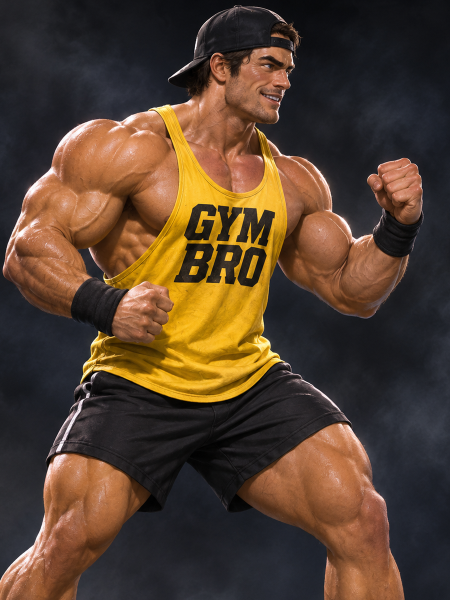
#> input picture StereoTypeFighter/art/gym-bro/portrait.png, 900 x 1200 px (shown at 1/2 size)
$ python -i inspect-gym-bro-art-zip.py   (imports and definitions only)
#> lines starting #> are read from the running program, lines starting #| are printed output that depends on the picture
#> further down, picture is the input picture: PIL image 900x1200 RGB; mean R, G, B 84.5, 63.6, 46.3
#!/usr/bin/env python3
"""Inspect a standalone Gym Bro V7.1 artwork ZIP without activating artwork.

Usage:
  python tools/inspect-gym-bro-art-zip.py GymBro_V7.1_Artwork_Candidate_Pack_R5.zip --json report.json
  python tools/inspect-gym-bro-art-zip.py <archive> --strict

The non-strict audit returns success when files are structurally readable, while
reporting all subjective/motion concerns. --strict is an approval gate: it fails
when either structural problems or review warnings remain.
"""
import argparse
import hashlib
import io
import json
from pathlib import Path
from zipfile import ZipFile
from PIL import Image


def digest(data):
    return hashlib.sha256(data).hexdigest()


def dhash(im):
    im = im.convert("RGBA")
    background = Image.new("RGBA", im.size, (20, 30, 45, 255))
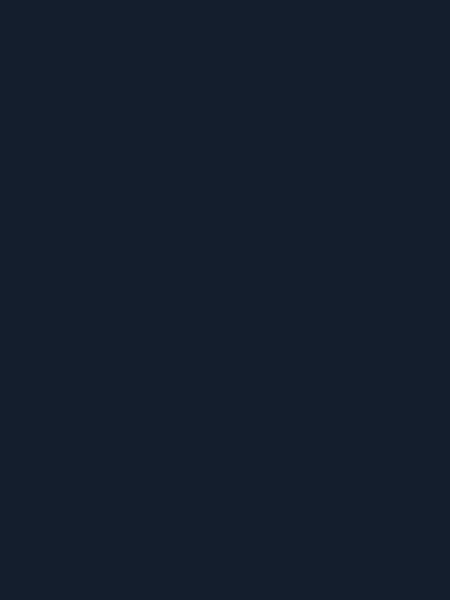
#> background: PIL image 900x1200 RGBA (shown at 1/2 size); mean R, G, B, A 20, 30, 45, 255
    background.alpha_composite(im)
    pixels = list(background.convert("L").resize((9, 8)).getdata())
#> pixels = 72 values, max 162 at index 40, min 17 at index 57, mean 68.07
    return sum((1 << (63 - (y * 8 + x))) for y in range(8) for x in range(8)
               if pixels[y * 9 + x] > pixels[y * 9 + x + 1])


# [82 lines left out: function main, not called in this run]


# [2 lines not run here, left out]

>>> from PIL import Image
>>> picture = Image.open('../art/gym-bro/portrait.png')
>>> result = dhash(picture)
#> result = 16504944532821599201
